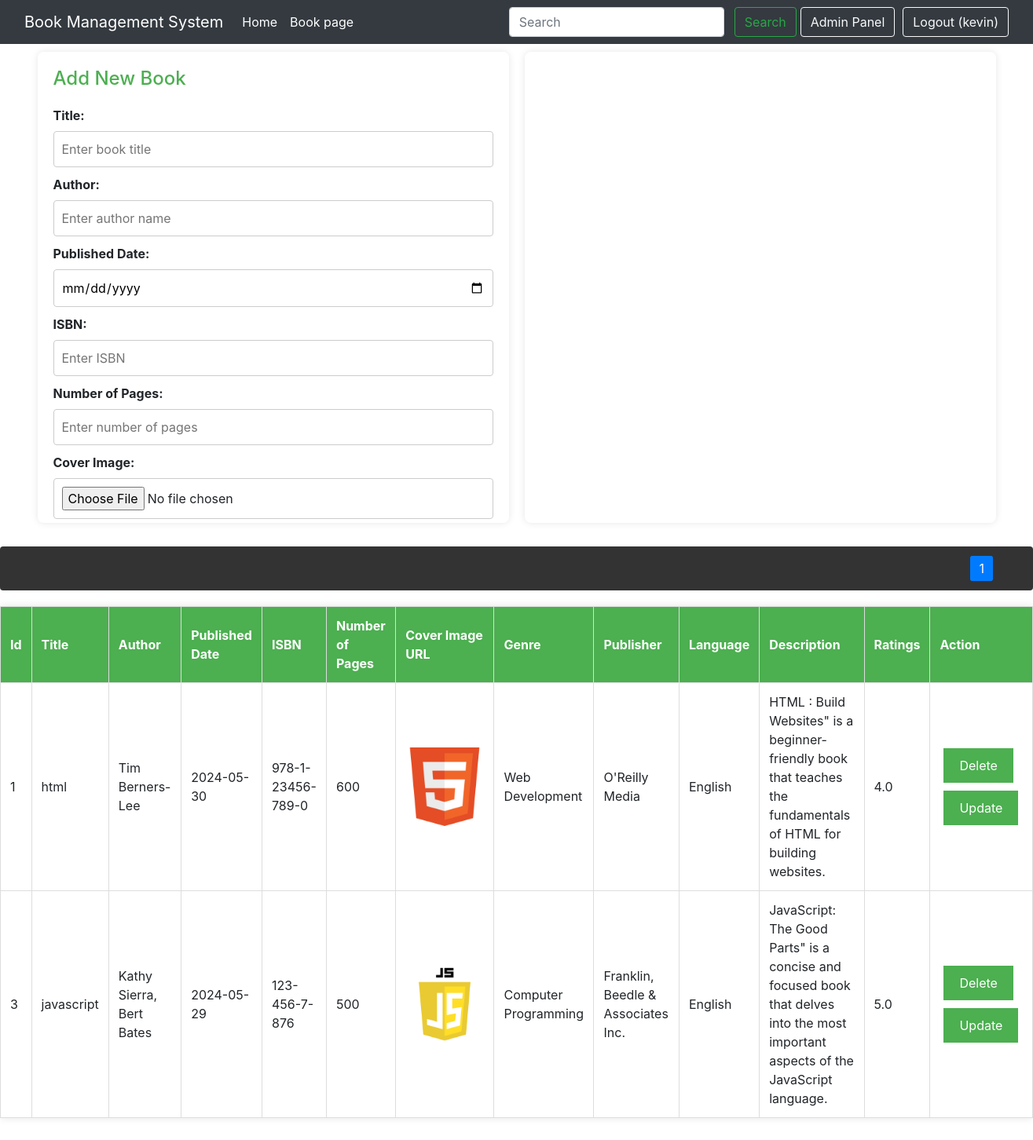
Screenshot of / (signed in) with the database file from the repository.
### models.py (models this page shows, shortened)
class User(db.Model, UserMixin):
    __tablename__ = "user"
    id = db.Column(db.Integer, primary_key=True)
    email = db.Column(db.String(120), unique=True, nullable=False)
    password = db.Column(db.String(120), nullable=False)
    name = db.Column(db.String(120), nullable=False)
    is_admin = db.Column(db.Boolean, default=False)
    reviews = relationship("Review", back_populates="user")
    books = relationship("Book", back_populates="user")

class Book(db.Model):
    __tablename__ = "books"
    id = db.Column(db.Integer, primary_key=True, autoincrement=True)
    title = db.Column(db.String, index=True)
    author = db.Column(db.String, index=True)
    published_date = db.Column(db.Date)
    isbn = db.Column(db.String, index=True)
    num_pages = db.Column(db.Integer)
    cover_image_url = db.Column(db.String, nullable=True)
    genre = db.Column(db.String)
    publisher = db.Column(db.String)
    language = db.Column(db.String)
    description = db.Column(db.String)
    ratings = db.Column(db.Float)
    user_id = db.Column(db.Integer, ForeignKey('user.id'))
    reviews = relationship("Review", back_populates="book")
    user = relationship("User", back_populates="books")

### main.py (the view)
@app.route('/')
def index():
    if 'user_id' in session:
        user_id = session['user_id']
        message = request.args.get('message')
        page, per_page, offset = get_page_args(page_parameter='page', per_page_parameter='per_page')
        books = db.session.query(Book).filter(Book.user_id == user_id).offset(offset).limit(per_page).all()
        pagination = Pagination(page=page, total=len(books), record_name='books', per_page=per_page, css_framework='bootstrap4')
        return render_template('index.html', books=books, book=None, message=message, pagination=pagination)
    else:
        return redirect(url_for('login_page'))

### main.py (called while the page is built)
@login_manager.user_loader
def loader_user(user_id):
    return db.session.query(User).get(user_id)

### templates/index.html (shortened to what this page needs)
<!DOCTYPE html>
<html>
<head>
    <link rel="stylesheet" href="{{ url_for('static', filename='css/index.css') }}">
    <link rel="stylesheet" href="https://stackpath.bootstrapcdn.com/bootstrap/4.5.0/css/bootstrap.min.css"
>
</head>
<body>
    <nav class="navbar navbar-expand-lg navbar-dark bg-dark">
        <div class="container-fluid">
            <a class="navbar-brand" href="#">Book Management System</a>
            <div class="collapse navbar-collapse" id="navbarSupportedContent">
                <ul class="navbar-nav me-auto mb-2 mb-lg-0">
                    <li class="nav-item">
                        <a class="nav-link active" aria-current="page" href="/">Home</a>
                    </li>
                    <li class="nav-item">
                        <a class="nav-link active" aria-current="page" href="/books">Book page</a>
                    </li>
                </ul>
                <ul class="navbar-nav ml-auto">
                    <form class="form-inline my-2 my-lg-0" id="searchForm">
                        <input class="form-control mr-sm-2" type="search" id="searchInput" placeholder="Search"
                            aria-label="Search">
                        <button class="btn btn-outline-success my-2 my-sm-0" type="submit">Search</button>
                    </form>
                    <li class="nav-item" style="margin-right: 10px;">
                        <a class="btn btn-outline-light" aria-current="page" href="/admin/panel">Admin Panel</a>
                    </li>
                    {% if current_user.is_authenticated %}
                    <li class="nav-item">
                        <a class="btn btn-outline-light" href="/logout">
                             Logout ({{ current_user.name }})
                        </a>
                    </li>
                    {% endif %}
                </ul>
            </div>
        </div>
    </nav>
    <div id="formContainer">
        <div class="form-container">
            <h2 class="section-heading">Add New Book</h2>
            <form method="POST" action="/add_book" enctype="multipart/form-data">
                <label for="title">Title:</label>
                <input type="text" id="title" name="title" placeholder="Enter book title" required>
                <label for="author">Author:</label>
                <input type="text" id="author" name="author" placeholder="Enter author name" required>
                <label for="published_date">Published Date:</label>
                <input type="date" id="published_date" name="published_date" required>
                <label for="isbn">ISBN:</label>
                <input type="text" id="isbn" name="isbn" placeholder="Enter ISBN" required>
                <label for="num_pages">Number of Pages:</label>
                <input type="number" id="num_pages" name="num_pages" placeholder="Enter number of pages" required>
                <label for="cover_image">Cover Image:</label>
                <input type="file" id="cover_image" name="cover_image" placeholder="Enter cover image URL" required>
            </form>
        </div>
        <div class="form-container">
        </div>
    </div>
    <div class="pagination">
        <ol id="numbers" class="pagination-list"></ol>
    </div>
    <table id="outputTable">
        <tr>
            <thead>
                <th>Id</th>
                <th>Title</th>
                <th>Author</th>
                <th>Published Date</th>
                <th>ISBN</th>
                <th>Number of Pages</th>
                <th>Cover Image URL</th>
                <th>Genre</th>
                <th>Publisher</th>
                <th>Language</th>
                <th>Description</th>
                <th>Ratings</th>
                <th>Action</th>
        </tr>
        <tbody>
            {% for book in books %}
            <tr data-id="{{ book.id }}">
                <td>{{ book.id }}</td>
                <td>{{ book.title }}</td>
                <td>{{ book.author }}</td>
                <td>{{ book.published_date }}</td>
                <td>{{ book.isbn }}</td>
                <td>{{ book.num_pages }}</td>
                <td>
                    {% if book.cover_image_url %}
                    <img src="{{ url_for('book_blueprint.uploaded_file', filename=book.cover_image_url.split('/')[-1]) }}" width="100">
                    {% endif %}
                </td>
                <td>{{ book.genre }}</td>
                <td>{{ book.publisher }}</td>
                <td>{{ book.language }}</td>
                <td>{{ book.description }}</td>
                <td>{{ book.ratings }}</td>
                <td>
                    <button onclick="deleteBook('{{ book.id }}')">Delete</button>
                    <button onclick="fillUpdateForm('{{ book.id }}')">Update</button>
                </td>
            </tr>
            {% endfor %}
        </tbody>
    </table>
</body>
</html>

### static/css/index.css (style rules this page uses)
body { margin: 4rem; font-family: Arial, sans-serif; background-color: #f9f9f9; }
#formContainer { display: flex; justify-content: center; margin-bottom: 20px; }
.form-container { background-color: #fff; padding: 20px; border-radius: 8px; box-shadow: 0 0 10px rgba(0, 0, 0, 0.1); width: 50%; max-width: 600px; margin: 10px; max-height: 600px; overflow-y: auto; }
label { display: block; margin-top: 10px; font-weight: bold; }
input, textarea { width: 100%; padding: 10px; margin-top: 5px; border: 1px solid #ccc; border-radius: 4px; }
button { margin-top: 10px; padding: 10px 20px; background-color: #4CAF50; color: #fff; border: none; border-radius: 4px; cursor: pointer; font-size: 16px; }
table { border-collapse: collapse; margin: 20px 0; width: 100%; background-color: #fff; box-shadow: 0 0 10px rgba(0, 0, 0, 0.1); }
th, td { border: 1px solid #ddd; padding: 12px; text-align: left; }
th { background-color: #4CAF50; color: #fff; }
.section-heading { color: #4CAF50; font-size: 24px; margin-bottom: 10px; }
[type=submit]:not(:disabled), button:not(:disabled) { cursor: pointer; margin: 5px; }
.pagination { background: #333; padding: 1rem; margin-top: 20px; text-align: center; display: flex; justify-content: flex-end; }
.pagination-list { padding: 0; margin: 0 2rem; list-style-type: none; display: flex; }

### rows the page displays
User: name "kevin"
Book: id "1", title "html", author "Tim Berners-Lee", published_date "2024-05-30", isbn "978-1-23456-789-0", num_pages "600", cover_image_url (picture), genre "Web Development", publisher "O'Reilly Media", language "English", description "HTML : Build Websites\" is a beginner-friendly book that teaches the fundamentals of HTML for building websites.", ratings "4.0"
Book: id "3", title "javascript", author "Kathy Sierra, Bert Bates", published_date "2024-05-29", isbn "123-456-7-876", num_pages "500", cover_image_url (picture), genre "Computer Programming", publisher "Franklin, Beedle & Associates Inc.", language "English", description "JavaScript: The Good Parts\" is a concise and focused book that delves into the most important aspects of the JavaScript language.", ratings "5.0"
